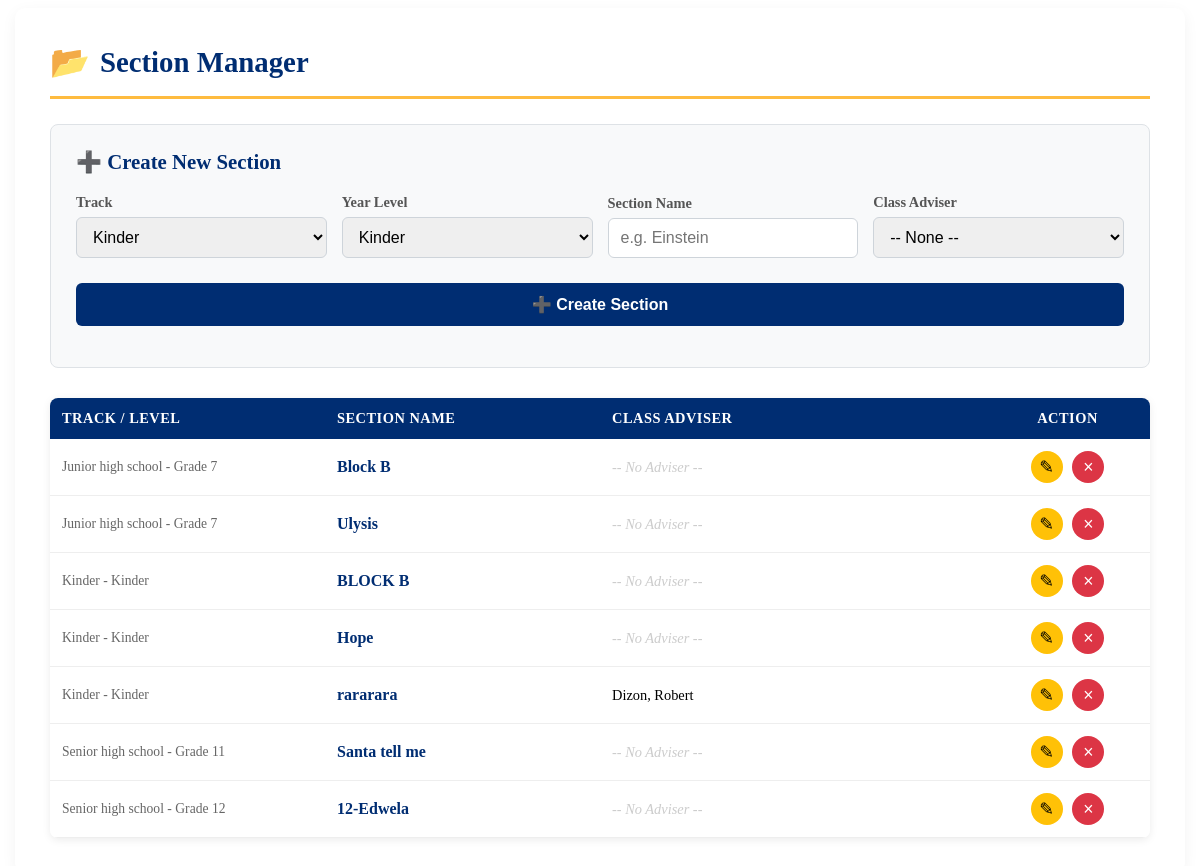
Before: /admin/section_manager.php (signed in) with the older database file.
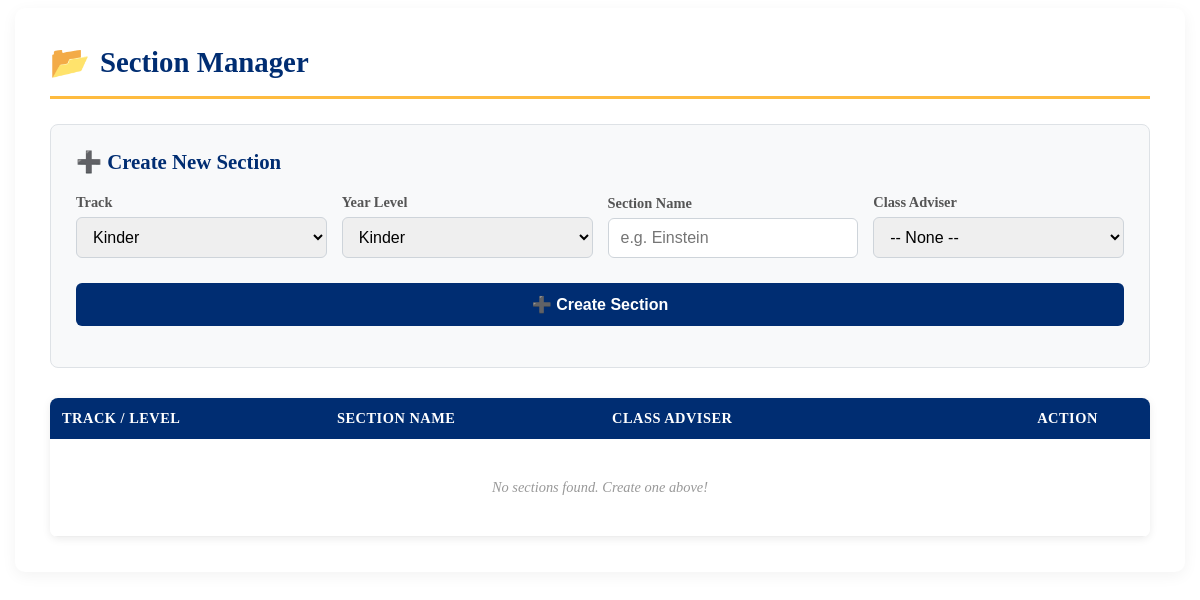
After: the same page with the newer database file.
### tables this page shows
CREATE TABLE `section_list` (
  `id` int(11) NOT NULL,
  `section_name` varchar(50) NOT NULL,
  `year_level` varchar(20) NOT NULL,
  `track` varchar(50) NOT NULL,
  `adviser_id` int(11) DEFAULT NULL
);

CREATE TABLE `account` (
  `id` int(11) NOT NULL,
  `account_id` varchar(11) NOT NULL,
  `fname` varchar(64) NOT NULL,
  `mname` varchar(64) NOT NULL,
  `lname` varchar(64) NOT NULL,
  `date_enrolled` date NOT NULL,
  `password` varchar(32) NOT NULL,
  `role` enum('student','instructor','management','admin') NOT NULL,
  `track` enum('kinder','junior high school','senior high school','') NOT NULL
);

### admin/section_manager.php (the view, shortened to what this page needs)
<?php
try {
    $pdo = new PDO("mysql:host=localhost;dbname=portal;charset=utf8mb4", "root", "");
    $pdo->setAttribute(PDO::ATTR_ERRMODE, PDO::ERRMODE_EXCEPTION);
} catch(PDOException $e) {
    die("DB Error: " . $e->getMessage());
}
$edit_mode = false;
$curr = [];
$sections = $pdo->query("SELECT s.*, a.fname, a.lname FROM section_list s LEFT JOIN account a ON s.adviser_id = a.id ORDER BY s.track, s.year_level, s.section_name ASC")->fetchAll(PDO::FETCH_ASSOC);
?>
<div class="form-card">
    <h2 class="page-title">Section Manager</h2>
    <div class="form-section <?php echo $edit_mode ? 'edit-mode' : ''; ?>">
        <div class="section-header">
            <h3><?php echo $edit_mode ? '✏️ Edit Section' : '➕ Create New Section'; ?></h3>
        </div>
        <form method="POST" onsubmit="event.preventDefault(); submitForm(this, 'section_manager.php');">
            <div class="form-grid">
                <div class="form-group">
                    <label>Track</label>
                    <select name="track" required>
                        <?php $t = $edit_mode ? $curr['track'] : ''; ?>
                        <option value="kinder" <?php if($t=='kinder') echo 'selected'; ?>>Kinder</option>
                    </select>
                </div>
                <div class="form-group">
                    <label>Year Level</label>
                    <select name="year_level">
                        <?php $y = $edit_mode ? $curr['year_level'] : ''; ?>
                        <option <?php if($y=='Kinder') echo 'selected'; ?>>Kinder</option>
                    </select>
                </div>
                <div class="form-group">
                    <label>Section Name</label>
                    <input type="text" name="section_name" value="<?php echo $edit_mode ? htmlspecialchars($curr['section_name']) : ''; ?>" placeholder="e.g. Einstein" required>
                </div>
                <div class="form-group">
                    <label>Class Adviser</label>
                    <select name="adviser_id">
                        <option value="">-- None --</option>
                    </select>
                </div>
            </div>
            <button type="submit" class="btn-save">
                <?php echo $edit_mode ? '💾 Save Changes' : '➕ Create Section'; ?>
            </button>
        </form>
    </div>
    <div class="table-container">
        <table class="sec-table">
            <thead>
                <tr>
                    <th style="width:25%;">Track / Level</th>
                    <th style="width:25%;">Section Name</th>
                    <th style="width:35%;">Class Adviser</th>
                    <th style="width:15%; text-align:center;">Action</th>
                </tr>
            </thead>
            <tbody>
                <?php if(empty($sections)): ?>
                    <tr><td colspan="4" style="text-align:center; padding:40px; color:#999; font-style:italic;">No sections found. Create one above!</td></tr>
                <?php else: ?>
                    <?php foreach($sections as $s): ?>
                    <tr>
                        <td><span class="track-info"><?php echo ucfirst($s['track']) . ' - ' . $s['year_level']; ?></span></td>
                        <td><span class="section-name"><?php echo htmlspecialchars($s['section_name']); ?></span></td>
                        <td>
                            <?php if($s['fname']): ?>
                                <?php echo htmlspecialchars($s['lname'] . ', ' . $s['fname']); ?>
                            <?php else: ?>
                                <span class="no-adviser">-- No Adviser --</span>
                            <?php endif; ?>
                        </td>
                        <td style="text-align:center;">
                            <button class="action-icon btn-edit-icon" onclick="loadZone('section_manager.php?edit_id=<?php echo $s['id']; ?>')" title="Edit Section">✎</button>
                            <button class="action-icon btn-del-icon" onclick="deleteSection(<?php echo $s['id']; ?>)" title="Delete Section">×</button>
                        </td>
                    </tr>
                    <?php endforeach; ?>
                <?php endif; ?>
            </tbody>
        </table>
    </div>
</div>

### admin/section_manager.php (style rules this page uses)
.form-card { max-width: 1100px; margin: 0 auto; background: #fff; padding: 35px; border-radius: 10px; box-shadow: 0 4px 15px rgba(0,0,0,0.05); }
.page-title { color: #002D72; border-bottom: 3px solid #febb3f; padding-bottom: 15px; margin-top: 0; margin-bottom: 25px; font-size: 1.8rem; display: flex; align-items: center; gap: 10px; }
.page-title::before { content: "📂"; font-size: 2rem; }
.form-section { background: #f8f9fa; padding: 25px; border-radius: 8px; margin-bottom: 30px; border: 1px solid #dee2e6; transition: all 0.3s; }
.section-header { display: flex; justify-content: space-between; align-items: center; margin-bottom: 20px; }
.section-header h3 { margin: 0; color: #002D72; font-size: 1.3rem; display: flex; align-items: center; gap: 8px; }
.form-group { margin-bottom: 15px; }
.form-group label { display: block; font-weight: 600; color: #555; margin-bottom: 6px; font-size: 0.9rem; }
.form-group input, .form-group select { width: 100%; padding: 10px 12px; border: 1px solid #ced4da; border-radius: 6px; font-size: 1rem; box-sizing: border-box; transition: border-color 0.2s, box-shadow 0.2s; }
.form-grid { display: grid; grid-template-columns: 1fr 1fr 1fr 1fr; gap: 15px; align-items: end; }
.btn-save { background: #002D72; color: white; padding: 12px 24px; border: none; border-radius: 6px; cursor: pointer; font-weight: 600; font-size: 1rem; transition: all 0.2s; width: 100%; margin-top: 10px; }
.table-container { overflow-x: auto; border-radius: 8px; box-shadow: 0 2px 8px rgba(0,0,0,0.08); }
.sec-table { width: 100%; border-collapse: collapse; background: white; font-size: 0.9rem; }
.sec-table thead tr { background: #002D72; color: white; }
.sec-table th { padding: 12px; text-align: left; font-weight: 600; text-transform: uppercase; letter-spacing: 0.5px; }
.sec-table td { padding: 12px; border-bottom: 1px solid #eee; }
.sec-table tbody tr { transition: background 0.2s; }
.section-name { font-weight: bold; color: #002D72; font-size: 1rem; }
.track-info { color: #666; font-size: 0.85rem; }
.action-icon { width: 32px; height: 32px; border-radius: 50%; border: none; cursor: pointer; display: inline-flex; align-items: center; justify-content: center; margin: 0 3px; font-size: 1.1rem; transition: all 0.2s; }
.btn-edit-icon { background: #ffc107; color: #000; }
.btn-del-icon { background: #dc3545; color: white; }
.no-adviser { color: #ccc; font-style: italic; }

Changed rows visible on the page:
removed section_list: track "Junior high school", year_level "Grade 7", section_name "Block B", shows "-- No Adviser --"
removed section_list: track "Junior high school", year_level "Grade 7", section_name "Ulysis", shows "-- No Adviser --"
removed section_list: track "Kinder", year_level "Kinder", section_name "BLOCK B", shows "-- No Adviser --"
removed section_list: track "Kinder", year_level "Kinder", section_name "Hope", shows "-- No Adviser --"
removed section_list: track "Kinder", year_level "Kinder", section_name "rararara", account.lname+fname "Dizon, Robert"
removed section_list: track "Senior high school", year_level "Grade 11", section_name "Santa tell me", shows "-- No Adviser --"
removed section_list: track "Senior high school", year_level "Grade 12", section_name "12-Edwela", shows "-- No Adviser --"
Other visible differences:
text now shown: "No sections found. Create one above!"
